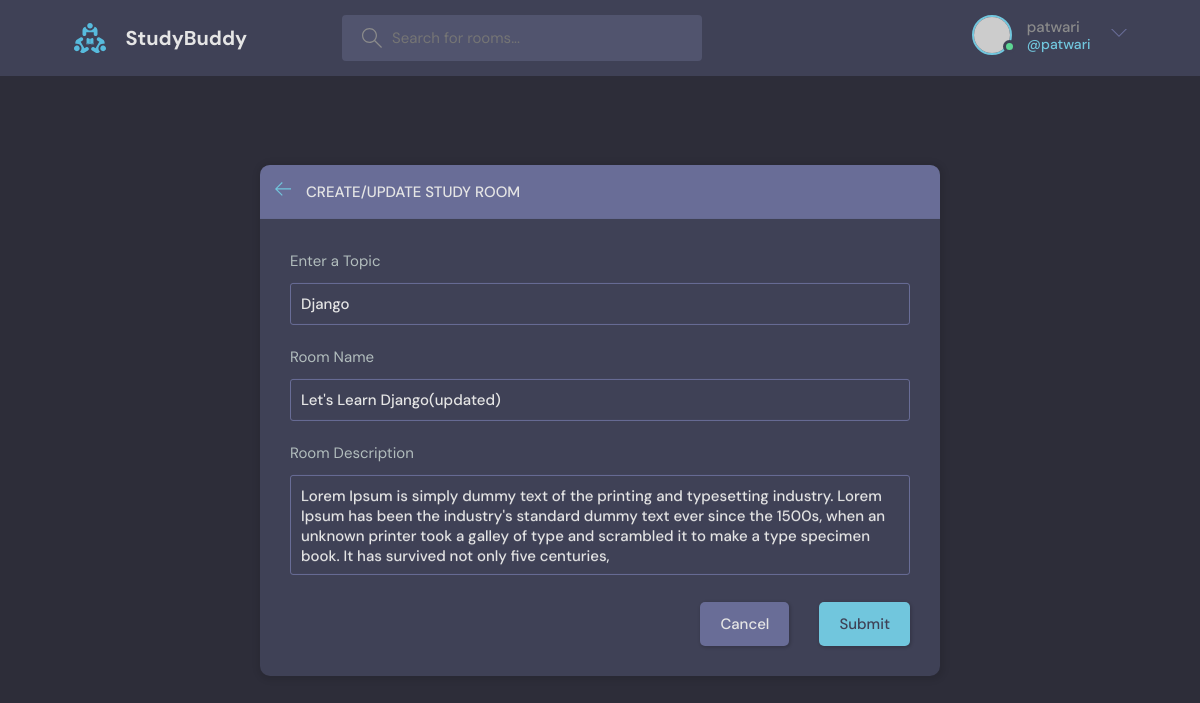
The app's page /update-room/1/ (signed in) with its own data.
### base/models.py (models this page shows, shortened)
class Room(models.Model):
    host = models.ForeignKey(User, on_delete=models.SET_NULL,null=True)
    topic = models.ForeignKey(Topic, on_delete=models.SET_NULL,null=True)
    name = models.CharField(max_length=200)
    description = models.TextField(null=True, blank=True)
    participants = models.ManyToManyField(User,related_name='participants',blank=True)
    updated = models.DateTimeField(auto_now=True)#it will take timestamp every single time
    created = models.DateTimeField(auto_now_add=True)#it will take timestamp on one time
    class Meta:
        ordering = ['-updated','-created']

class Topic(models.Model):
    name = models.CharField(max_length=200)
    def __str__(self):
        return self.name

### base/views.py (the view, shortened to what this page needs)
# urls.py: path('update-room/<str:pk>/', views.updateRoon, name='update-room'),
@login_required(login_url='login')
def updateRoon(request,pk):
    room = Room.objects.get(id=pk)
    topics = Topic.objects.all()
    form = RoomForm(instance=room)
    if request.user != room.host:
        return HttpResponse('You are not allowed here')
    context = {'form':form,
              'topics':topics,
              'room': room,}
    return render(request, 'base/room_form.html',context)

### base/forms.py
class RoomForm(ModelForm):
    class Meta:
        model = Room
        fields = '__all__'
        exclude = ['host', 'participants']

### base/templates/base/room_form.html (shortened to what this page needs)
{% extends 'base.html' %}
{% block content %}
  <main class="create-room layout">
    <div class="container">
      <div class="layout__box">
        <div class="layout__boxHeader">
          <div class="layout__boxTitle">
            <a href="{% url 'home' %}">
              <svg version="1.1" xmlns="http://www.w3.org/2000/svg" width="32" height="32" viewBox="0 0 32 32">
                <title>arrow-left</title>
                <path
                  d="M13.723 2.286l-13.723 13.714 13.719 13.714 1.616-1.611-10.96-10.96h27.625v-2.286h-27.625l10.965-10.965-1.616-1.607z">
                </path>
              </svg>
            </a>
            <h3>Create/Update Study Room</h3>
          </div>
        </div>
        <div class="layout__body">
          <form class="form" action="" method="POST">
            <div class="form__group">
              <label for="room_topic">Enter a Topic</label>
              <input required type="text" name="topic" value="{{room.topic}}" id="room_topic" list="topic-list" />
            </div>
            <div class="form__group">
              <label for="room_name">Room Name</label>
              {{form.name}}
            </div>
            <div class="form__group">
              <label for="room_description">Room Description</label>
              {{form.description}}
            </div>
            <div class="form__action">
              <a class="btn btn--dark" href="{% url 'home' %}">Cancel</a>
              <button class="btn btn--main" type="submit">Submit</button>
            </div>
          </form>
        </div>
      </div>
    </div>
  </main>
  {% endblock %}

### templates/navbar.html (shortened to what this page needs)
{% load static %}
<header class="header header--loggedIn">
    <div class="container">
      <a href="{% url 'home' %}" class="header__logo">
        <img src="{% static 'images/logo.svg' %}" />
        <h1>StudyBuddy</h1>
      </a>
      <form class="header__search" method="GET" action="{% url 'home' %}">
        <label>
          <input name="q" placeholder="Search for rooms..." />
        </label>
      </form>
      <nav class="header__menu">
      {% if request.user.is_authenticated %}
        <div class="header__user">
          <a href="profile.html">
            <div class="avatar avatar--medium active">
              <img src="https://randomuser.me/api/portraits/men/37.jpg" />
            </div>
            <p>{{request.user.username}} <span>@{{request.user.username}}</span></p>
          </a>
          <button class="dropdown-button">
            <svg version="1.1" xmlns="http://www.w3.org/2000/svg" width="32" height="32" viewBox="0 0 32 32">
              <title>chevron-down</title>
              <path d="M16 21l-13-13h-3l16 16 16-16h-3l-13 13z"></path>
            </svg>
          </button>
        </div>
        {% else %}
         <a href="{% url 'login' %}">
          <img src="{% static 'images/avatar.svg' %}" />
          <p>Login</p>
         </a>
        {% endif %}
      </nav>
    </div>
  </header>

### records on screen
Room: topic "Django", name "Let's Learn Django(updated)", description "Lorem Ipsum is simply dummy text of the printing and typesetting industry. Lorem Ipsum has been the industry's standard dummy text ever since the 1500s, when an unknown printer took a galley of type and scrambled it to make a type specimen book. It has survived not only five centuries,"

### other values on screen
{{ request.user.username }} "patwari"
